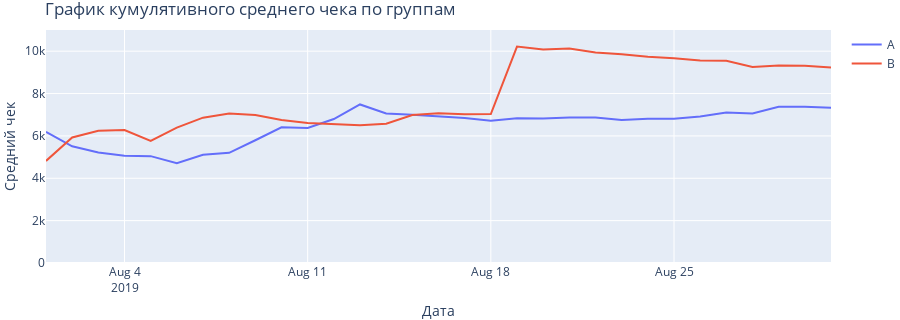

The notebook cell saved with this chart:
### Markdown cell above
### 2.2. График кумулятивного среднего чека по группам.

### Code cell
fig = go.Figure()
fig.update_yaxes(range=[0, 11000])
fig.add_trace(go.Scatter(x=cumulativeRevenueA['date'], y=cumulativeRevenueA['revenue']/
                         cumulativeRevenueA['orders'], name= 'A'))
fig.add_trace(go.Scatter(x=cumulativeRevenueB['date'], y=cumulativeRevenueB['revenue']/
                         cumulativeRevenueB['orders'], name= 'B'))
fig.update_layout(
                  title="График кумулятивного среднего чека по группам",
                  xaxis_title="Дата",
                  yaxis_title="Средний чек",
                  margin=dict(l=0, r=0, t=30, b=0),
                  height=320,
                  width=900)

fig.show()
